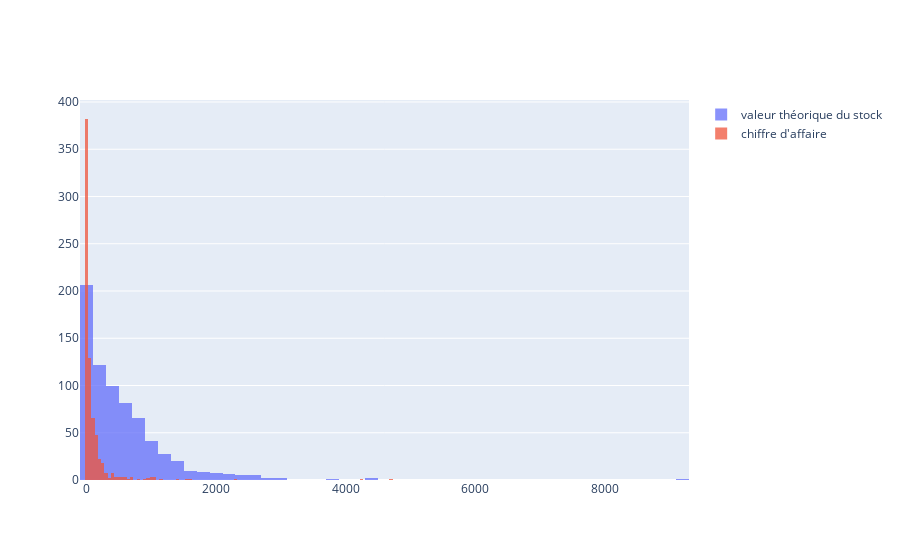

The cell this chart's notebook holds for it:
### Code cell
# répartition du stock et du CA/produit

x0 = total_base.valeur_stock
# Add 1 to shift the mean of the Gaussian distribution
x1 = total_base.chiffre_affaire

fig = go.Figure()
fig.add_trace(go.Histogram(x=x0, name="valeur théorique du stock"))
fig.add_trace(go.Histogram(x=x1, name="chiffre d'affaire"))

# Overlay both histograms
fig.update_layout(barmode='overlay')
# Reduce opacity to see both histograms
fig.update_traces(opacity=0.75)
fig.show()

### Figure 1 — Plotly figure (JSON) as saved in the notebook; plotly's stock layout.template omitted (floating-point values rounded to 4 significant figures; data arrays with more than 128 entries replaced by an {"elided": "..."} marker saying what was removed)
{"data": [{"name": "valeur théorique du stock", "opacity": 0.75, "type": "histogram", "x": {"elided": "714 float values"}}, {"name": "chiffre d'affaire", "opacity": 0.75, "type": "histogram", "x": {"elided": "714 float values"}}], "layout": {"barmode": "overlay"}}
